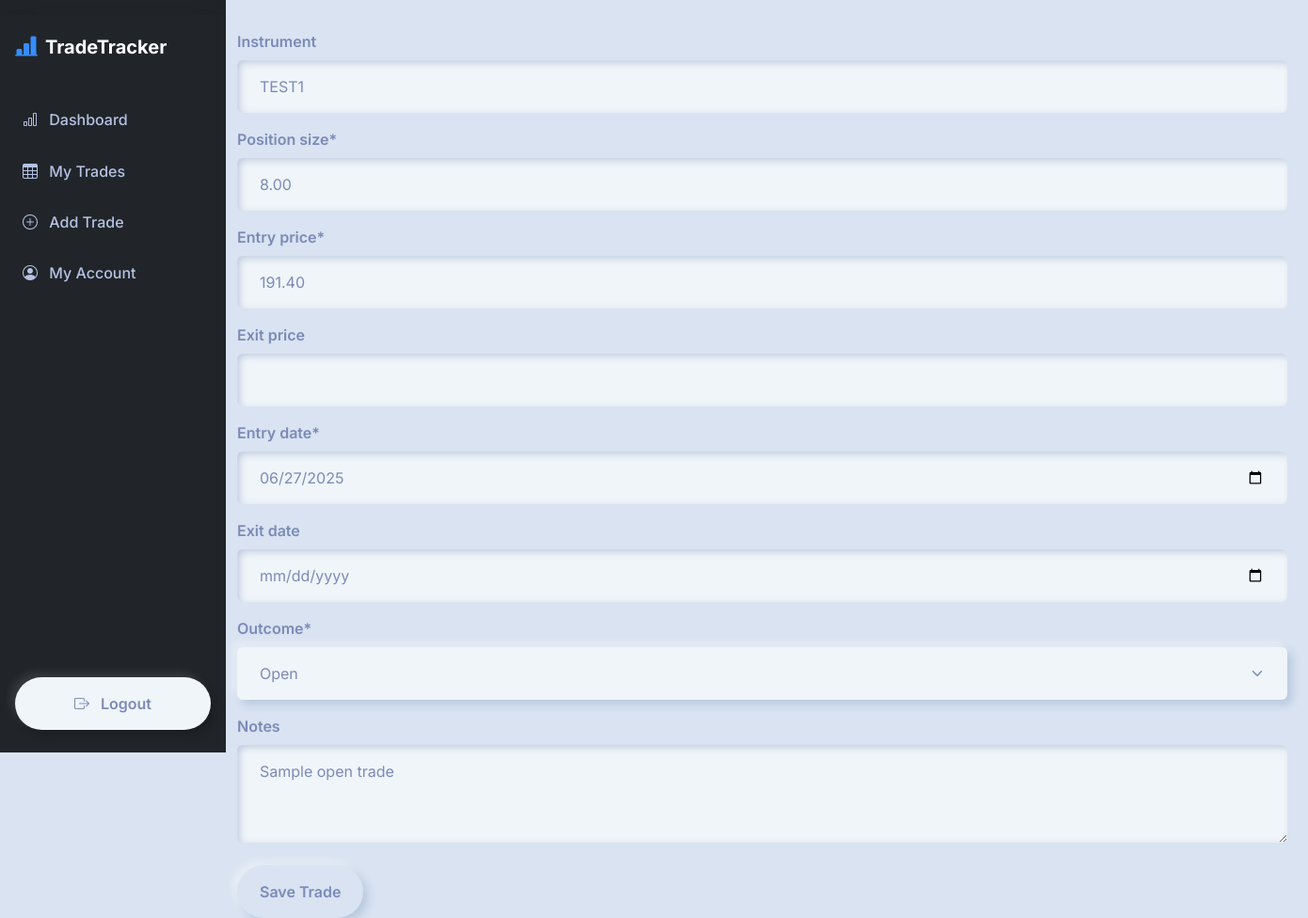
The page /trades/edit/2/ (signed in) on the database its author committed.
### trades/models.py (models this page shows, shortened)
class Trade(models.Model):
    user = models.ForeignKey(User, on_delete=models.CASCADE)
    instrument = models.CharField(max_length=100)
    position_size = models.DecimalField(max_digits=10, decimal_places=2)
    entry_price = models.DecimalField(max_digits=10, decimal_places=2)
    exit_price = models.DecimalField(max_digits=10, decimal_places=2, null=True, blank=True)
    entry_date = models.DateField()
    exit_date = models.DateField(null=True, blank=True)
    outcome = models.CharField(max_length=10, choices=[('win', 'Win'), ('loss', 'Loss'), ('open', 'Open')])
    notes = models.TextField(blank=True)

### trades/views.py (the view)
# urls.py: path('trades/edit/<int:pk>/', views.edit_trade, name='edit_trade'),
@login_required
def edit_trade(request, pk):
    trade = get_object_or_404(Trade, pk=pk, user=request.user)
    form  = TradeForm(request.POST or None, instance=trade)
    if form.is_valid():
        form.save()
        messages.success(request, "Trade updated successfully.")
        return redirect('trade_list')
    return render(request, 'trades/add_trade.html', {'form': form})

### trades/templates/trades/add_trade.html (shortened to what this page needs)
{% extends 'trades/base.html' %}
{% load crispy_forms_tags %}
{% block content %}
<form method="post" novalidate>
  <div class="mb-3">
    <label for="id_instrument" class="form-label">Instrument</label>
    <input
      type="text"
      id="id_instrument"
      name="instrument"
      list="instrument-list"
      class="form-control"
      placeholder="Start typing ticker…"
      value="{{ form.instrument.value|default_if_none:'' }}"
      required
    >
  </div>
  {{ form.position_size|as_crispy_field }}
  {{ form.entry_price|as_crispy_field }}
  {{ form.exit_price|as_crispy_field }}
  {{ form.entry_date|as_crispy_field }}
  {{ form.exit_date|as_crispy_field }}
  {{ form.outcome|as_crispy_field }}
  {{ form.notes|as_crispy_field }}
  <button type="submit" class="btn btn-primary mt-2">Save Trade</button>
</form>
{% endblock %}

### trades/static/trades/css/main.css (style rules this page uses)
:root { --sidebar-width: 240px; }
body { font-family: 'Inter', sans-serif; }

### rows shown on the page
Trade: instrument "TEST1", position_size "8.00", entry_price "191.40", entry_date "06/27/2025", outcome "Open", notes "Sample open trade"
